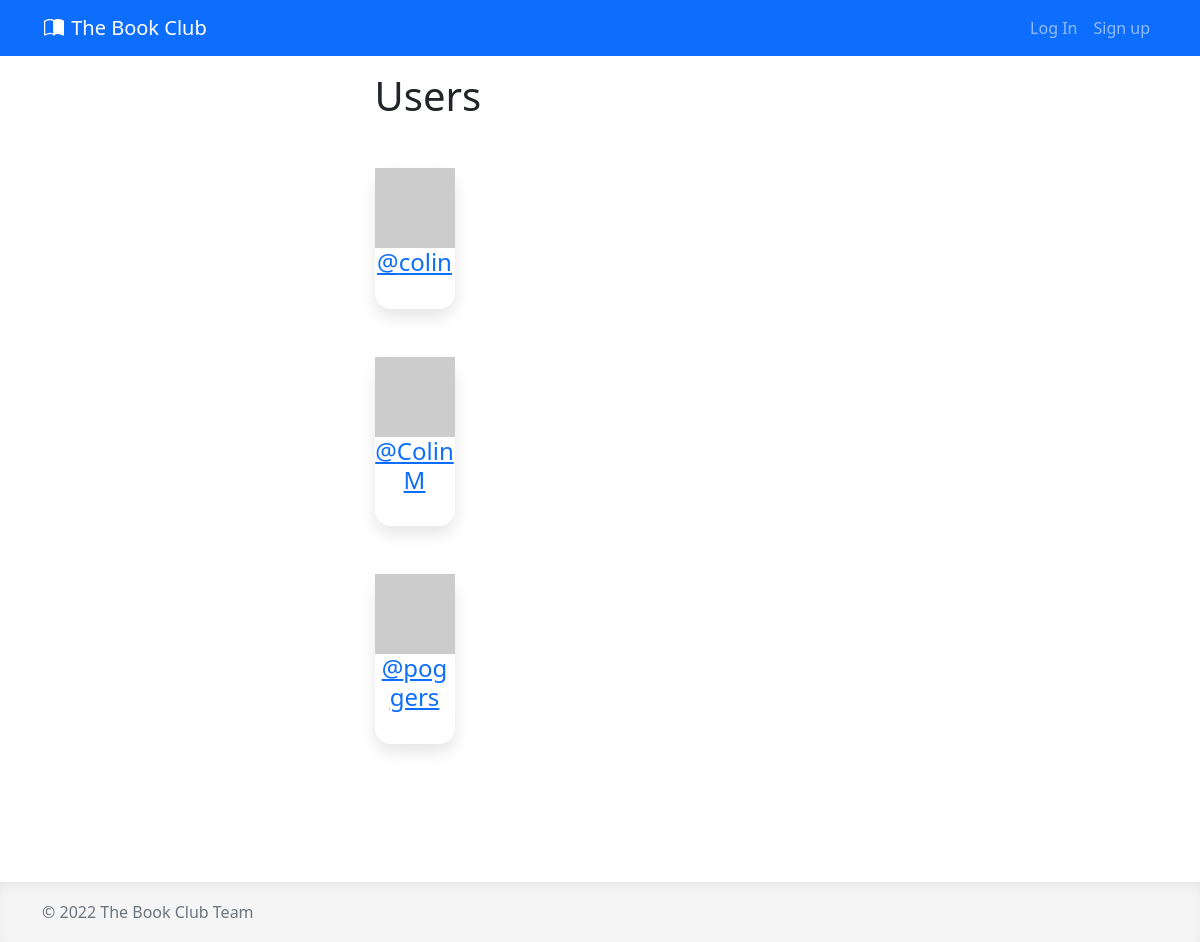
The page /account/users/ on the database its author committed.
### apps/accounts/models.py (models this page shows)
class User(AbstractUser):
    bio = models.TextField()
    def gravatar(self, size=None):
        GRAVATAR_URL = 'https://gravatar.com/avatar/%s?d=identicon%s'
        email = str(self.email).strip().lower()
        digest = hashlib.md5(email.encode('utf-8')).hexdigest()
        if size:
            size_str = '&s=%i' % size
        else:
            size_str = ''
        return GRAVATAR_URL % (digest, size_str)

### apps/accounts/views.py (the view)
# urls.py: path('users/', views.view_all_users, name='view_all_users'),
def view_all_users(request):
    all_users = User.objects.all()
    context = {
        'users': all_users,
    }
    return render(request, 'accounts/view_all_users.html', context)

### apps/accounts/templates/accounts/view_all_users.html (shortened to what this page needs)
{% extends 'base.html' %}
{% block content %}
<div class="row">
    <div class="col-sm-9 col-md-7 col-lg-5 mx-auto">
        <h1>Users</h1>
        {% for user in users %}
            <a href="{% url "view_profile" user.username %}">
                <div class="card card-signin card-user my-5">
                    <img src="{{ user.gravatar }}" />
                    <h5 class="card-title text-center">@{{ user.username }}</h5>
                </div>
            </a>
        {% endfor %}
    </div>
</div>
{% endblock %}

### apps/core/static/css/signinform.css (style rules this page uses)
.card-signin { border: 0; border-radius: 1rem; box-shadow: 0 0.5rem 1rem 0 rgba(0, 0, 0, 0.1); }
.card-signin .card-title { margin-bottom: 2rem; font-weight: 300; font-size: 1.5rem; }

### apps/core/static/css/custom.css (style rules this page uses)
html { position: relative; min-height: 100%; }
body { margin-bottom: 150px; }
.card-user { max-width: 80px; }

### rows shown on the page
User: username "colin"
User: username "ColinM"
User: username "poggers"
